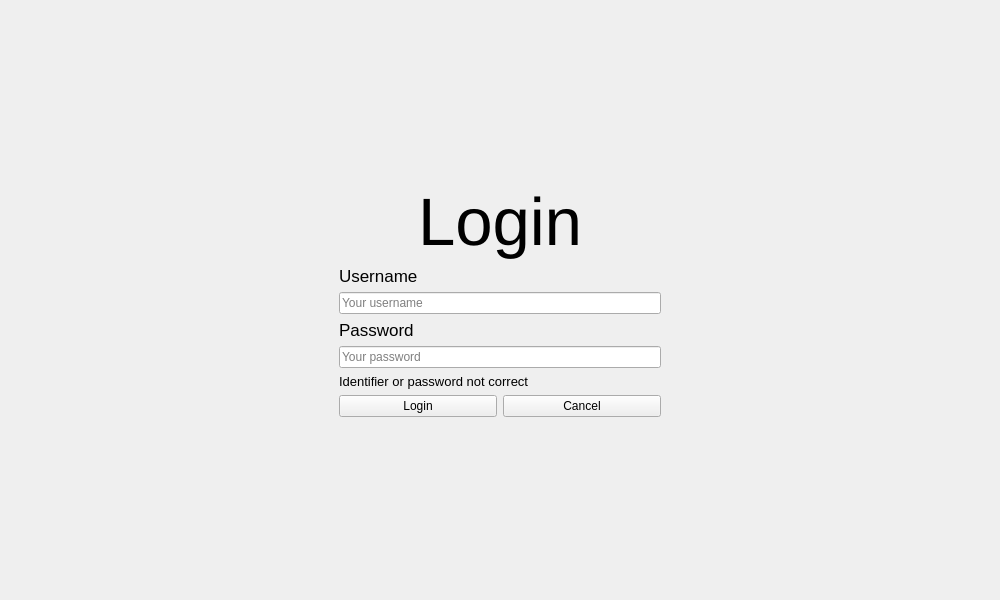
<?xml version="1.0" encoding="UTF-8"?>
<ui version="4.0">
 <class>LoginWindow</class>
 <widget class="QMainWindow" name="LoginWindow">
  <property name="geometry">
   <rect>
    <x>0</x>
    <y>0</y>
    <width>1000</width>
    <height>600</height>
   </rect>
  </property>
  <property name="windowTitle">
   <string>Gestionix - Login</string>
  </property>
  <property name="styleSheet">
   <string notr="true"/>
  </property>
  <widget class="QWidget" name="centralwidget">
   <layout class="QGridLayout" name="gridLayout_2">
    <item row="0" column="0">
     <widget class="QWidget" name="widget" native="true">
      <property name="minimumSize">
       <size>
        <width>400</width>
        <height>400</height>
       </size>
      </property>
      <layout class="QGridLayout" name="gridLayout">
       <item row="0" column="1">
        <spacer name="verticalSpacer_2">
         <property name="orientation">
          <enum>Qt::Orientation::Vertical</enum>
         </property>
         <property name="sizeHint" stdset="0">
          <size>
           <width>20</width>
           <height>89</height>
          </size>
         </property>
        </spacer>
       </item>
       <item row="1" column="0">
        <spacer name="horizontalSpacer">
         <property name="orientation">
          <enum>Qt::Orientation::Horizontal</enum>
         </property>
         <property name="sizeHint" stdset="0">
          <size>
           <width>110</width>
           <height>20</height>
          </size>
         </property>
        </spacer>
       </item>
       <item row="1" column="1">
        <widget class="QLabel" name="label_4">
         <property name="font">
          <font>
           <pointsize>50</pointsize>
          </font>
         </property>
         <property name="text">
          <string>Login</string>
         </property>
         <property name="alignment">
          <set>Qt::AlignmentFlag::AlignCenter</set>
         </property>
        </widget>
       </item>
       <item row="1" column="2">
        <spacer name="horizontalSpacer_2">
         <property name="orientation">
          <enum>Qt::Orientation::Horizontal</enum>
         </property>
         <property name="sizeHint" stdset="0">
          <size>
           <width>110</width>
           <height>20</height>
          </size>
         </property>
        </spacer>
       </item>
       <item row="2" column="1">
        <layout class="QVBoxLayout" name="verticalLayout_5">
         <item>
          <widget class="QLabel" name="label_5">
           <property name="font">
            <font>
             <pointsize>13</pointsize>
            </font>
           </property>
           <property name="text">
            <string>Username</string>
           </property>
          </widget>
         </item>
         <item>
          <widget class="QLineEdit" name="usernameLine">
           <property name="minimumSize">
            <size>
             <width>200</width>
             <height>0</height>
            </size>
           </property>
           <property name="font">
            <font/>
           </property>
           <property name="focusPolicy">
            <enum>Qt::FocusPolicy::ClickFocus</enum>
           </property>
           <property name="placeholderText">
            <string>Your username</string>
           </property>
          </widget>
         </item>
        </layout>
       </item>
       <item row="3" column="1">
        <layout class="QVBoxLayout" name="verticalLayout_6">
         <item>
          <widget class="QLabel" name="label_6">
           <property name="font">
            <font>
             <pointsize>13</pointsize>
            </font>
           </property>
           <property name="text">
            <string>Password</string>
           </property>
          </widget>
         </item>
         <item>
          <widget class="QLineEdit" name="passwordLine">
           <property name="font">
            <font/>
           </property>
           <property name="focusPolicy">
            <enum>Qt::FocusPolicy::ClickFocus</enum>
           </property>
           <property name="echoMode">
            <enum>QLineEdit::EchoMode::Password</enum>
           </property>
           <property name="alignment">
            <set>Qt::AlignmentFlag::AlignLeading|Qt::AlignmentFlag::AlignLeft|Qt::AlignmentFlag::AlignVCenter</set>
           </property>
           <property name="placeholderText">
            <string>Your password</string>
           </property>
          </widget>
         </item>
        </layout>
       </item>
       <item row="4" column="1">
        <widget class="QLabel" name="message">
         <property name="font">
          <font>
           <pointsize>10</pointsize>
          </font>
         </property>
         <property name="text">
          <string>Identifier or password not correct</string>
         </property>
        </widget>
       </item>
       <item row="5" column="1">
        <layout class="QHBoxLayout" name="horizontalLayout">
         <item>
          <widget class="QPushButton" name="loginButton">
           <property name="focusPolicy">
            <enum>Qt::FocusPolicy::NoFocus</enum>
           </property>
           <property name="text">
            <string>Login</string>
           </property>
          </widget>
         </item>
         <item>
          <widget class="QPushButton" name="cancelButton">
           <property name="focusPolicy">
            <enum>Qt::FocusPolicy::NoFocus</enum>
           </property>
           <property name="text">
            <string>Cancel</string>
           </property>
          </widget>
         </item>
        </layout>
       </item>
       <item row="6" column="1">
        <spacer name="verticalSpacer">
         <property name="orientation">
          <enum>Qt::Orientation::Vertical</enum>
         </property>
         <property name="sizeHint" stdset="0">
          <size>
           <width>20</width>
           <height>90</height>
          </size>
         </property>
        </spacer>
       </item>
      </layout>
     </widget>
    </item>
   </layout>
  </widget>
 </widget>
 <resources>
  <include location="../static/resources.qrc"/>
 </resources>
 <connections/>
</ui>
